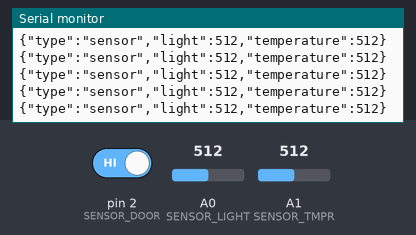
This sketch was run on a simulated Arduino Uno, built with avr-gcc and run on an emulated ATmega328P. Parts: the last lines printed to the serial monitor. The test bench sets the inputs (shaded band); at power-on: A0 (SENSOR_LIGHT) = 512, A1 (SENSOR_TMPR) = 512, pin 2 (SENSOR_DOOR) HIGH.

Above: at 1.2 s.
1.3 s: A0 (SENSOR_LIGHT) set to 105
At 1.8 s:
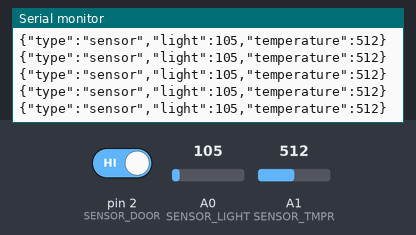
4.3 s: A0 (SENSOR_LIGHT) set to 89
At 4.8 s:
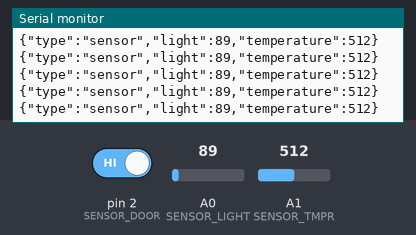
7.3 s: A1 (SENSOR_TMPR) set to 108
At 8.2 s:
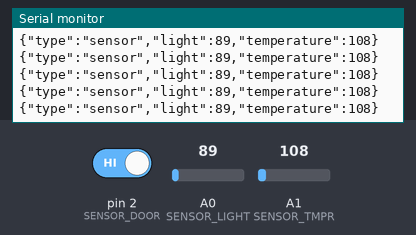
10.3 s: A1 (SENSOR_TMPR) set to 88
At 10.8 s:
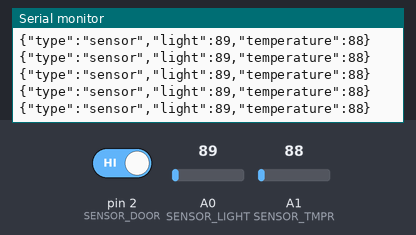
Timing chart, 0 to 13.3 s (numbered marks = the images above; inputs shaded):
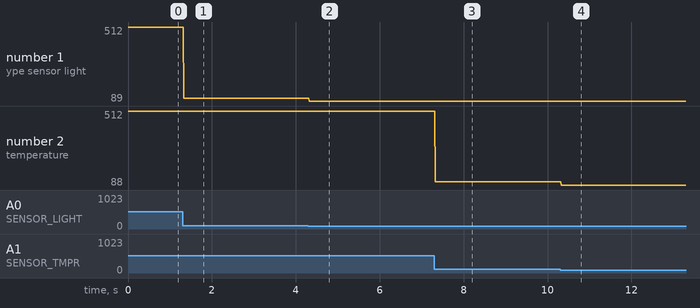

The sketch:

RSSensorArduino.ino
```cpp
#include <ArduinoJson.h>

#define BAUDRATE             38400

#define DOOR_LOG_SIZE         5

#define SENSOR_LIGHT         A0
#define SENSOR_TMPR          A1
#define TMPR_VOLT            5.0
#define TMPR_V_OFFSET        0.6
#define TMPR_DEGREE_PER_VOLT 0.01

#define SENSOR_DOOR          2


// BEGIN: Door Sensor
int doorRaw = LOW; // LOW=closed, HIGH=open
int prevDoorRaw = LOW;

// When doorRaw is LOW for 1.0sec, door expected open
long doorCurrentStateSince = 0; // millis


bool prevDoorIsOpen = false;
bool doorIsOpen = false;
//int doorSensorLog[DOOR_LOG_SIZE];
//int doorSensorLogCounter = 0;
// END: Door Sensor

// BEGIN: Sensor
int lightRaw = 0;
int temperatureRaw = 0;
// END: Sensor

void setup() {
  // put your setup code here, to run once:
  Serial.begin(BAUDRATE);

  pinMode(SENSOR_LIGHT, INPUT);
  pinMode(SENSOR_TMPR, INPUT);
  pinMode(SENSOR_DOOR, INPUT_PULLUP); // connect to GND
}

void loop() {
  DynamicJsonDocument data(1024);

  // Sensor
  lightRaw = analogRead(SENSOR_LIGHT);
  temperatureRaw = analogRead(SENSOR_TMPR);

  // calcSensor();
  data.clear();
  data["type"] = "sensor";
  data["light"] = lightRaw;
  data["temperature"] = temperatureRaw;
  serializeJson(data, Serial);
  Serial.println("");


  // Door Sensor
  doorRaw = digitalRead(SENSOR_DOOR);
  if (doorRaw != prevDoorRaw) {
    doorCurrentStateSince = millis();
  }

  if (doorRaw == HIGH && millis() - doorCurrentStateSince > 500) { // 0.5sec
    doorIsOpen = true;
  }
  else {
    doorIsOpen = false;
  }

  data.clear();
  if (prevDoorIsOpen != doorIsOpen) {
    data["type"] = "doorSensor";
    data["doorState"] = doorIsOpen ? "open" : "closed";

    serializeJson(data, Serial);
    Serial.println("");
  }

  prevDoorRaw = doorRaw;
  prevDoorIsOpen = doorIsOpen;

}

void serialEvent() {
  StaticJsonDocument<256> serialJson;
  bool jsonError = false;
  DynamicJsonDocument data(1024);

  if (nextSerialJson(&serialJson, &jsonError)) {
    String type = serialJson["type"];

    if (type.equals("null")) { // no type specified in json document
      data["type"] = "noTypeSpecified";
      serializeJson(data, Serial);
      Serial.println("");
    }
    else if (type.equals("nop")) {
      /*
      DynamicJsonDocument data(1024);
      data["type"] = "nopReceived";
      serializeJson(data, Serial);
      Serial.println("");
      */
    }
    else {
      data["type"] = "unknownTypeReceived";
      serializeJson(data, Serial);
      Serial.println("");
    }


  }
  else if (jsonError) {
      data["type"] = "jsonError";
      serializeJson(data, Serial);
      Serial.println("");
  }

}
```

_SerialJsonLineReader.ino
```cpp
// SerialJsonLineReader
// ver 0.1.0
//
// Requirements:
// #include <ArduinoJson.h>

String serialBuffer = "";

bool nextSerialLine(String *serialLine) {
  *serialLine = "";

  while (Serial.available() > 0) {
    int ch = Serial.read();
    if (ch != -1) {
      if (ch == '\n') {
        *serialLine = serialBuffer;
        serialBuffer = "";
        return true;
      }

      serialBuffer += (char) ch;
    }
  }

  return false;
}

bool nextSerialJson(JsonDocument *serialJson, bool *jsonError) {
  String serialLine = "";

  *jsonError = false;
  serialJson->clear();

  if (nextSerialLine(&serialLine)) {
    DeserializationError error;
    error = deserializeJson(*serialJson, serialLine);

    if (error == DeserializationError::Ok) {
      return true;
    }

    *jsonError = true;
    serialJson->clear();
  }

  return false;
}
```

sensor.ino
```cpp
// Sensor
// ver 0.1.0

//void calcSensor() {
//  light = lightRaw;
//
//  float v0 = (float)temperatureRaw / 1023 * TMPR_VOLT;
//  temperature = (v0 - TMPR_V_OFFSET) / TMPR_DEGREE_PER_VOLT;
//}
```

Measured:
- after the input at 1.3 s, the serial monitor: prints a new line at once (image 1)
- after the input at 4.3 s, the serial monitor: prints a new line at once (image 2)
- after the input at 7.3 s, the serial monitor: prints a new line at once (image 3)
- after the input at 10.3 s, the serial monitor: prints a new line at once (image 4)
- plotted number 1: 512 → 105 after the input at 1.3 s, 105 → 89 after the input at 4.3 s
- plotted number 2: 512 → 108 after the input at 7.3 s, 108 → 88 after the input at 10.3 s
